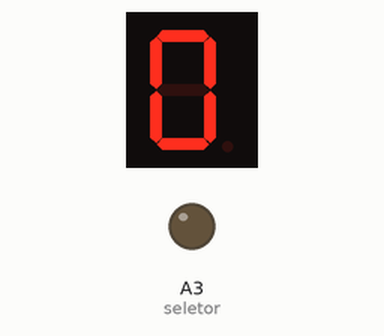
Simulated run of this sketch. Board: Arduino Uno, built with avr-gcc and run on an emulated ATmega328P. Parts: 1-digit seven-segment display, output pins drawn as LEDs (lit = HIGH). Wiring (inferred from the names in the program): 1-digit 7-segment display, segments lit when HIGH: segments A4, A5, pin 7, pin 8, pin 5, pin 3, pin 6. The segment pins are drawn as the display they are named for; pins used as bus, display or sensor lines are not drawn.

Above: at 0.1 s.
At 1.6 s:
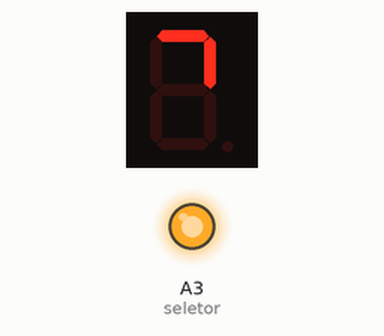
At 2.6 s:
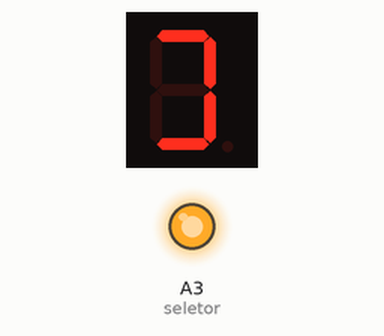
At 4.1 s:
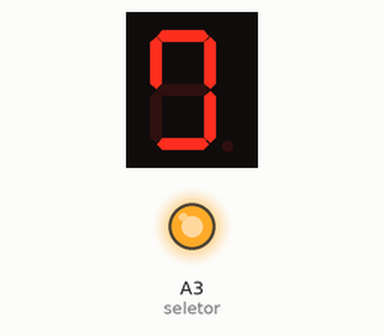
Timing chart, 0 to 38.9 s (numbered marks = the images above):
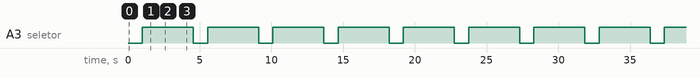

The sketch:

acender_leds.ino
```cpp
const int interval = 500;
const int seletor = A3;

// 7 Segments
const int A = A4;
const int B = A5;
const int C = 7;
const int D = 8;
const int E = 5;
const int F = 3;
const int G = 6;

//RGB
const int red = 5;
const int green = 3;
const int blue = 6;

//4 LEDs
const int bar_g = 8;
const int bar_y1 = 7;
const int bar_y2 = A5;
const int bar_r = A4;
void setup() {
  pinMode(3, OUTPUT);
  pinMode(5, OUTPUT);
  pinMode(6, OUTPUT);
  pinMode(7, OUTPUT);
  pinMode(8, OUTPUT);
  pinMode(A3, OUTPUT);
  pinMode(A4, OUTPUT);
  pinMode(A5, OUTPUT);
}

void loop() {
  digitalWrite(seletor, LOW);

  // 0
  digitalWrite(A, HIGH);
  digitalWrite(B, HIGH);
  digitalWrite(C, HIGH);
  digitalWrite(D, HIGH);
  digitalWrite(E, HIGH);
  digitalWrite(F, HIGH);
  digitalWrite(G, LOW);

  delay(interval);

  // 1
  digitalWrite(A, LOW);
  digitalWrite(B, HIGH);
  digitalWrite(C, HIGH);
  digitalWrite(D, LOW);
  digitalWrite(E, LOW);
  digitalWrite(F, LOW);
  digitalWrite(G, LOW);

  delay(interval);

  // off
  digitalWrite(A, LOW);
  digitalWrite(B, LOW);
  digitalWrite(C, LOW);
  digitalWrite(D, LOW);
  digitalWrite(E, LOW);
  digitalWrite(F, LOW);
  digitalWrite(G, LOW);

  digitalWrite(seletor, HIGH);
  delay(50);

  // in ordering
  digitalWrite(bar_r, HIGH);
  delay(interval);
  digitalWrite(bar_y2, HIGH);
  delay(interval);
  digitalWrite(bar_y1, HIGH);
  delay(interval);
  digitalWrite(bar_g, HIGH);
  delay(interval);

  // blue
  digitalWrite(red, LOW);
  digitalWrite(green, LOW);
  digitalWrite(blue, HIGH);
  delay(interval);

   // red
  digitalWrite(red, HIGH);
  digitalWrite(green, LOW);
  digitalWrite(blue, LOW);
  delay(interval);

   // green
  digitalWrite(red, LOW);
  digitalWrite(green, HIGH);
  digitalWrite(blue, LOW);
  delay(interval);
}
```

Measured:
- by itself, A3 (seletor): alternates HIGH for 3.6 s and LOW for 1.0 s
- by itself, everything shown: repeats every 4.6 s, in 10 steps
- what the display in image 1 shows lasts 0.5 s, from 1.6 s to 2.1 s
